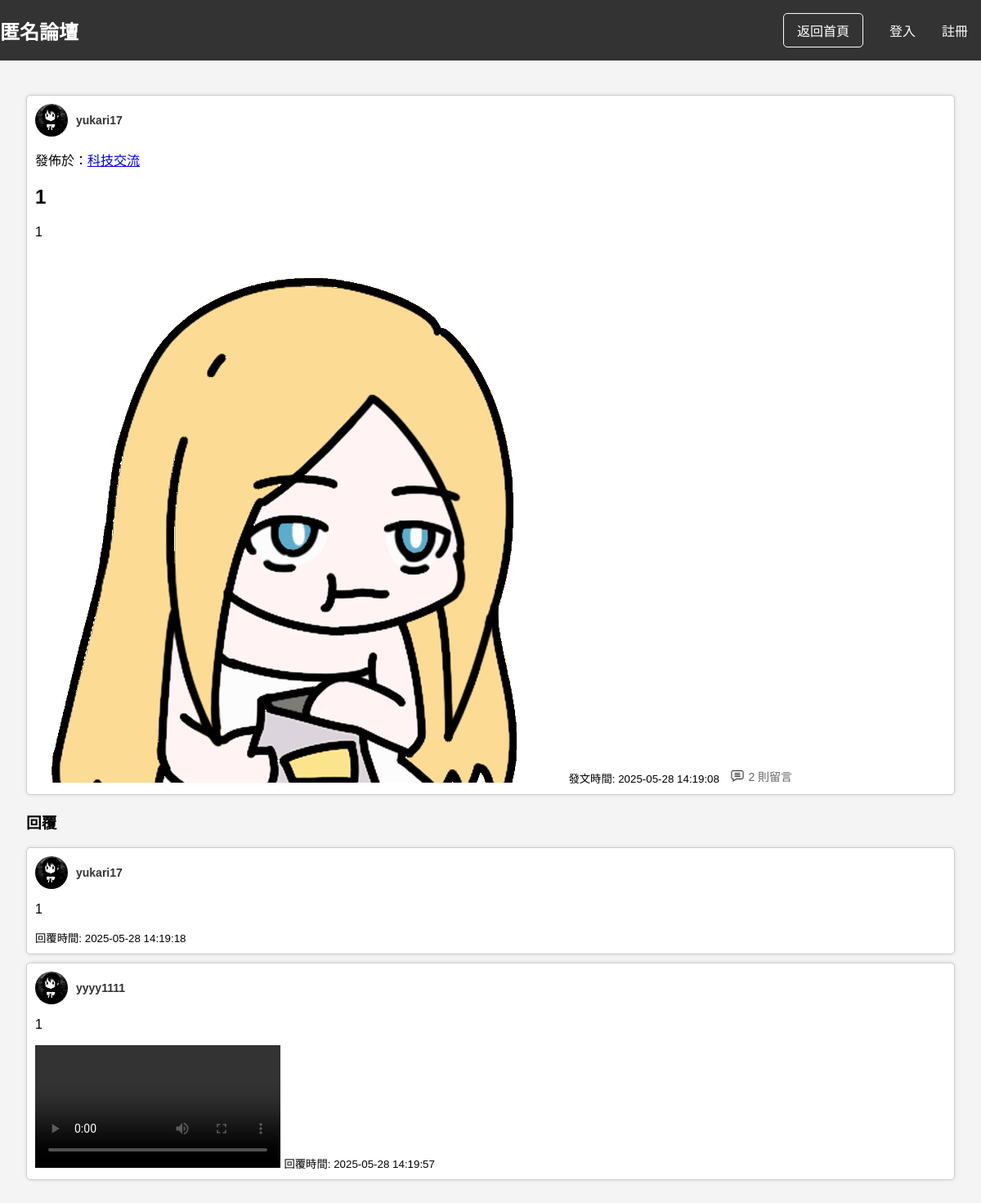
/post/1, run on the app's committed database.
### app.py (models this page shows)
class User(UserMixin, db.Model):
    id = db.Column(db.Integer, primary_key=True)
    username = db.Column(db.String(50), unique=True, nullable=False)
    password_hash = db.Column(db.String(128), nullable=False)
    is_admin = db.Column(db.Boolean, default=False)
    created_at = db.Column(db.DateTime, server_default=db.func.now())

class Board(db.Model):
    id = db.Column(db.Integer, primary_key=True)
    name = db.Column(db.String(50), unique=True, nullable=False)
    description = db.Column(db.Text)

class Post(db.Model):
    id = db.Column(db.Integer, primary_key=True)
    user_id = db.Column(db.Integer, db.ForeignKey('user.id'))
    board_id = db.Column(db.Integer, db.ForeignKey('board.id'), nullable=False)
    title = db.Column(db.String(100), nullable=False)
    content = db.Column(db.Text, nullable=False)
    media_path = db.Column(db.String(200))
    created_at = db.Column(db.DateTime, server_default=db.func.now())
    user = db.relationship('User', backref='posts')
    board = db.relationship('Board', backref='posts')
    replies = db.relationship('Reply', backref='post', cascade='all, delete-orphan')

class Reply(db.Model):
    id = db.Column(db.Integer, primary_key=True)
    post_id = db.Column(db.Integer, db.ForeignKey('post.id', ondelete='CASCADE'), nullable=False)
    user_id = db.Column(db.Integer, db.ForeignKey('user.id'))
    content = db.Column(db.Text, nullable=False)
    media_path = db.Column(db.String(200))
    created_at = db.Column(db.DateTime, server_default=db.func.now())
    user = db.relationship('User', backref='replies')

### app.py (the view)
@app.route('/post/<int:post_id>')
def post(post_id):
    post = Post.query.get_or_404(post_id)
    if post.media_path:
        post.media_ext = post.media_path.lower().split('.')[-1]
    else:
        post.media_ext = None
    for reply in post.replies:
        if reply.media_path:
            reply.media_ext = reply.media_path.lower().split('.')[-1]
        else:
            reply.media_ext = None
    post.board = Board.query.get(post.board_id)
    post.user = User.query.get(post.user_id)
    return render_template('post.html', post=post)

### templates/post.html (shortened to what this page needs)
{% extends "base.html" %}
{% block extra_css %}
    <link rel="stylesheet" href="{{ url_for('static', filename='css/post.css') }}">
    <link rel="stylesheet" href="{{ url_for('static', filename='css/avatar.css') }}">
    <link rel="stylesheet" href="{{ url_for('static', filename='css/auth.css') }}">
{% endblock %}
{% block content %}
    <div class="post">
        <div class="user-info">
            <img src="{{ url_for('static', filename='sayakaanony.png') }}" alt="User Avatar" class="avatar">
            <span class="username">{{ post.user.username if post.user else '匿名用戶' }}</span>
        </div>
        <p>發佈於：<a href="{{ url_for('board', board_id=post.board_id) }}">{{ post.board.name if post.board else '未知討論版' }}</a></p>
        <h2>{{ post.title }}</h2>
        <p>{{ post.content }}</p>
        {% if post.media_path %}
            {% if post.media_ext == 'mp4' %}
                <video controls>
                    <source src="{{ url_for('static', filename=post.media_path) }}" type="video/mp4">
                    您的瀏覽器不支援影片播放。
                </video>
            {% else %}
                <img src="{{ url_for('static', filename=post.media_path) }}" alt="Post Media" class="post-image">
            {% endif %}
        {% endif %}
        <small>發文時間: {{ post.created_at.strftime('%Y-%m-%d %H:%M:%S') }}</small>
        <span class="comment-count">
            <img src="{{ url_for('static', filename='comment-icon.png') }}" alt="Comment Icon" class="comment-icon">
            {{ post.replies|length }} 則留言
        </span>
    </div>
    <h3>回覆</h3>
    {% for reply in post.replies %}
        <div class="reply">
            <div class="user-info">
                <img src="{{ url_for('static', filename='sayakaanony.png') }}" alt="User Avatar" class="avatar">
                <span class="username">{{ reply.user.username if reply.user else '匿名用戶' }}</span>
            </div>
            <p>{{ reply.content }}</p>
            {% if reply.media_path %}
                {% if reply.media_ext == 'mp4' %}
                    <video controls>
                        <source src="{{ url_for('static', filename=reply.media_path) }}" type="video/mp4">
                    </video>
                {% else %}
                    <img src="{{ url_for('static', filename=reply.media_path) }}" alt="Reply Media" class="post-image">
                {% endif %}
            {% endif %}
            <small>回覆時間: {{ reply.created_at.strftime('%Y-%m-%d %H:%M:%S') }}</small>
        </div>
    {% endfor %}
{% endblock %}

### static/css/base.css (style rules this page uses)
body { font-family: Arial, sans-serif; margin: 0; padding: 0; background-color: #f4f4f4; }

### static/css/post.css (style rules this page uses)
.post, .reply { background: white; padding: 1em; margin-bottom: 1em; border-radius: 5px; box-shadow: 0 0 5px rgba(0,0,0,0.1); border: 1px solid #ccc; padding: 10px; margin: 10px 0; }
.post-image { max-width: 100%; height: auto; }
video, img { max-width: 100%; height: auto; }
.comment-count { display: inline-flex; align-items: center; margin-left: 10px; font-size: 14px; color: #666; }
.comment-icon { width: 16px; height: 16px; margin-right: 5px; }
.user-info { display: flex; align-items: center; margin-bottom: 5px; }
.username { margin-left: 10px; font-size: 14px; font-weight: bold; color: #333; }

### static/css/avatar.css (style rules this page uses)
.avatar { width: 40px; height: 40px; border-radius: 50%; vertical-align: middle; }

### data on the page
User: user "yukari17"
Board: board "科技交流"
Post: title "1", content "1", media_path (picture), created_at "2025-05-28 14:19:08"
Reply: user "yukari17", content "1", created_at "2025-05-28 14:19:18"
Reply: user "yyyy1111", content "1", created_at "2025-05-28 14:19:57"

### other printed values
{{ post.replies|length }} "2"
